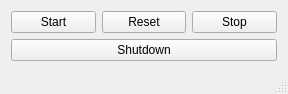
<?xml version="1.0" encoding="UTF-8"?>
<ui version="4.0">
 <class>ControlPanel</class>
 <widget class="QMainWindow" name="ControlPanel">
  <property name="geometry">
   <rect>
    <x>0</x>
    <y>0</y>
    <width>288</width>
    <height>92</height>
   </rect>
  </property>
  <property name="windowTitle">
   <string>ControlPanel</string>
  </property>
  <widget class="QWidget" name="centralWidget">
   <layout class="QGridLayout" name="gridLayout">
    <item row="0" column="2">
     <widget class="QPushButton" name="pushButton_Stop">
      <property name="text">
       <string>Stop</string>
      </property>
     </widget>
    </item>
    <item row="0" column="1">
     <widget class="QPushButton" name="pushButton_Reset">
      <property name="text">
       <string>Reset</string>
      </property>
     </widget>
    </item>
    <item row="0" column="0" alignment="Qt::AlignVCenter">
     <widget class="QPushButton" name="pushButton_Start">
      <property name="text">
       <string>Start</string>
      </property>
     </widget>
    </item>
    <item row="1" column="0" colspan="3">
     <widget class="QPushButton" name="pushButton_shutdown">
      <property name="text">
       <string>Shutdown</string>
      </property>
     </widget>
    </item>
   </layout>
  </widget>
  <widget class="QStatusBar" name="statusBar"/>
 </widget>
 <layoutdefault spacing="6" margin="11"/>
 <resources/>
 <connections/>
</ui>
